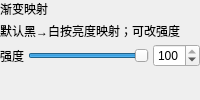
<?xml version="1.0" encoding="UTF-8"?>
<ui version="4.0">
 <class>AdjGradientMap</class>
 <widget class="QWidget" name="AdjGradientMap">
  <layout class="QVBoxLayout" name="rootLayout">
   <property name="spacing"><number>4</number></property>
   <property name="leftMargin"><number>0</number></property>
   <property name="topMargin"><number>0</number></property>
   <property name="rightMargin"><number>0</number></property>
   <property name="bottomMargin"><number>0</number></property>
   <item>
    <widget class="QLabel" name="labelTitle">
     <property name="text"><string>渐变映射</string></property>
    </widget>
   </item>
   <item>
    <widget class="QLabel" name="labelHint">
     <property name="text"><string>默认黑→白按亮度映射；可改强度</string></property>
     <property name="wordWrap"><bool>true</bool></property>
    </widget>
   </item>
   <item>
    <layout class="QGridLayout" name="grid">
     <item row="0" column="0"><widget class="QLabel" name="label_strength"><property name="text"><string>强度</string></property></widget></item>
     <item row="0" column="1"><widget class="QSlider" name="slider_strength"><property name="orientation"><enum>Qt::Orientation::Horizontal</enum></property><property name="minimum"><number>0</number></property><property name="maximum"><number>100</number></property><property name="value"><number>100</number></property></widget></item>
     <item row="0" column="2"><widget class="QSpinBox" name="spin_strength"><property name="minimum"><number>0</number></property><property name="maximum"><number>100</number></property><property name="value"><number>100</number></property></widget></item>
    </layout>
   </item>
   <item>
    <spacer name="vSpacer"><property name="orientation"><enum>Qt::Orientation::Vertical</enum></property><property name="sizeHint" stdset="0"><size><width>20</width><height>1</height></size></property></spacer>
   </item>
  </layout>
 </widget>
 <resources/>
 <connections/>
</ui>
